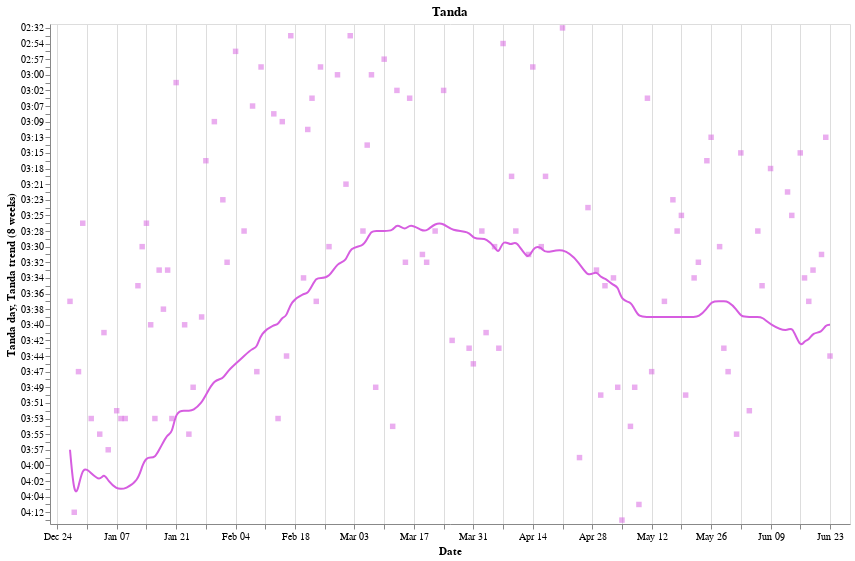

The cell this chart's notebook holds for it:
### Code cell
x = alt.X("date:T", title="Date", scale=alt.Scale(padding=20))

daily_line = (
    alt.Chart(daily_df.reset_index())
    .mark_point(shape="square", filled=True, opacity=0.5)
    .encode(
        x=x,
        y=alt.Y("hoursminutes(tanda_day_pretty):O", title="Tanda day"),
        color=alt.value("#d65de0"),
        tooltip=[
            alt.Tooltip("tanda_day_pretty", timeUnit="hoursminutes"),
            alt.Tooltip("date", timeUnit="yearmonthdate"),
        ],
    )
)
rolling_line = (
    alt.Chart(daily_df.reset_index())
    .mark_line(interpolate="basis")
    .encode(
        x=x,
        y=alt.Y(
            "hoursminutes(rolling_tanda_day_pretty):O", title="Tanda trend (8 weeks)"
        ),
        color=alt.value("#d65de0"),
        tooltip=[
            alt.Tooltip("rolling_tanda_day_pretty", timeUnit="hoursminutes"),
            alt.Tooltip("date", timeUnit="yearmonthdate"),
        ],
    )
)


(daily_line + rolling_line).properties(width=800, height=500, title="Tanda").show()
